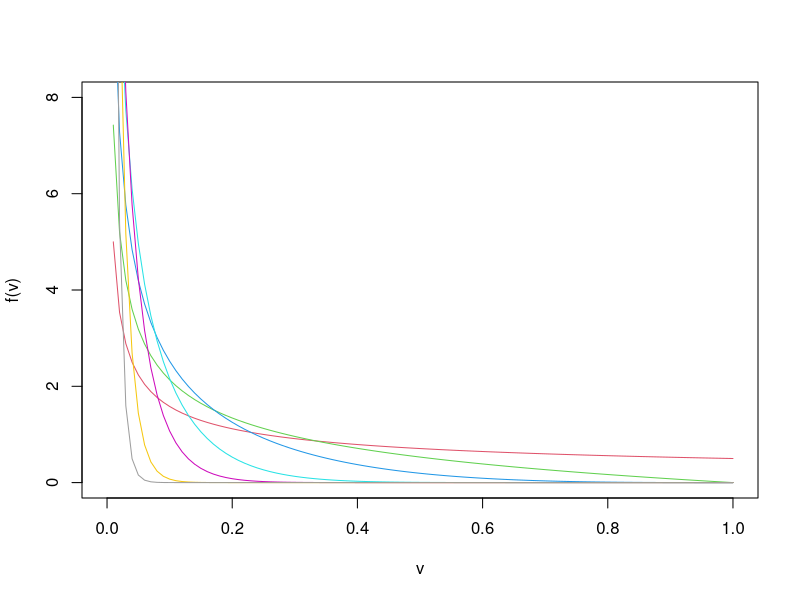
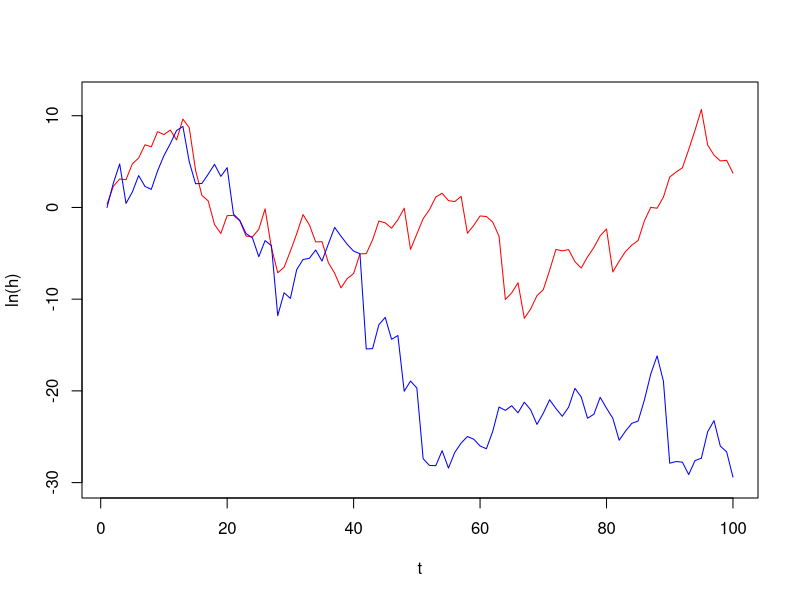

These figures' R source, in order:
## ---- chunk 1
function2 <- function(x){dbeta(x, shape1 = 0.5, shape2 = 1)}
function3 <- function(x){dbeta(x, shape1 = 0.5, shape2 = 2)}
function4 <- function(x){dbeta(x, shape1 = 0.5, shape2 = 4)}
function5 <- function(x){dbeta(x, shape1 = 0.5, shape2 = 10)}
function6 <- function(x){dbeta(x, shape1 = 0.5, shape2 = 20)}
function7 <- function(x){dbeta(x, shape1 = 0.5, shape2 = 50)}
function8 <- function(x){dbeta(x, shape1 = 0.5, shape2 = 100)}

 
curve(function2, col = 2, from = 0, to  = 1, xlab = "v", ylab = "f(v)", ylim = c(0,8))
curve(function3, col = 3, add = TRUE)
curve(function4, col = 4, add = TRUE)
curve(function5, col = 5, add = TRUE)
curve(function6, col = 6, add = TRUE)
curve(function7, col = 7, add = TRUE)
curve(function8, col = 8, add = TRUE)
## ---- chunk 2
  set.seed(125)
  nu <- 3; s0 = 1; n = 100
  lambda = exp( digamma(0.5) - digamma((nu + 1)/2) )
  h1 <- rgamma(1, nu/2, shape = (nu*s0)/2); h <- c(h1, rep.int(0, n - 1))

  for (t in 2:n) {
    h[t] <- h[t - 1]*rbeta(1, 0.5, nu/2)/lambda
  }
  
  nu <- 80000
  lambda = exp( digamma(0.5) - digamma((nu + 1)/2) )
  h1 <- rgamma(1, nu/2, shape = (nu*s0)/2); h2 <- c(h1, rep.int(0, n - 1))

  for (t in 2:n) {
    h2[t] <- h2[t - 1]*rbeta(1, 0.5, nu/2)/lambda
  }
  
plot(log(h), type = 'l', xlab = "t", ylab = "ln(h)", col = "red", ylim = c(-30,12))
lines(log(h2), col="blue")
